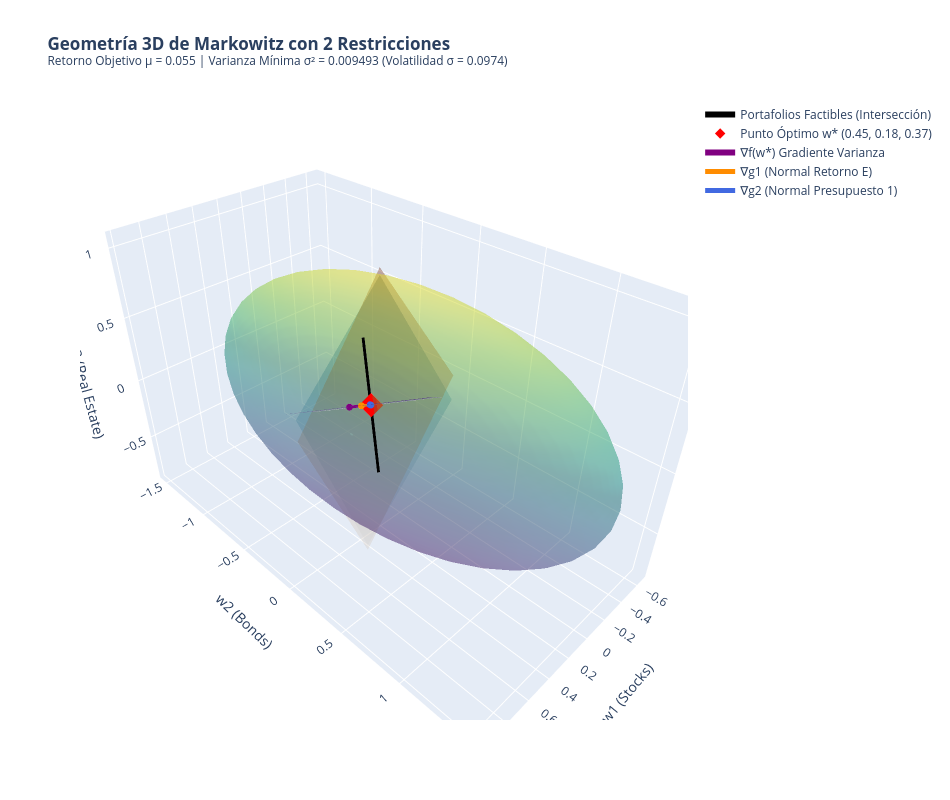

This figure's notebook cell:
### Code cell
# ---------------------------------------------------------
# 3. Gráfica interactiva Plotly
# ---------------------------------------------------------
fig = go.Figure()

# Superficie 1: Plano de Presupuesto
fig.add_trace(go.Surface(
    x=w1_grid, y=w2_grid, z=W3_budget,
    colorscale='Blues', opacity=0.35, showscale=False,
    name='Plano Presupuesto (∑w = 1.0)'
))

# Superficie 2: Plano de Retorno (Incluye mu en la leyenda)
fig.add_trace(go.Surface(
    x=w1_grid, y=w2_grid, z=W3_return,
    colorscale='Oranges', opacity=0.35, showscale=False,
    name=f'Plano Retorno Objetivo (μ = {mu:.3f})'
))

# Superficie 3: Elipsoide de Varianza Mínima (Incluye var_opt en la leyenda)
fig.add_trace(go.Surface(
    x=ellipsoid[:, :, 0], y=ellipsoid[:, :, 1], z=ellipsoid[:, :, 2],
    colorscale='Viridis', opacity=0.3, showscale=False,
    name=f'Elipsoide Nivel Varianza (σ² = {var_opt:.6f})'
))

# Superficie 4: Plano Normal Cuadrado Equilibrado
fig.add_trace(go.Surface(
    x=X_span, y=Y_span, z=Z_span,
    colorscale='Purples', opacity=0.45, showscale=False,
    name='Plano Generado por ∇g1 y ∇g2'
))

# Recta de intersección de las restricciones
fig.add_trace(go.Scatter3d(
    x=line_pts[0], y=line_pts[1], z=line_pts[2],
    mode='lines', line=dict(color='black', width=6),
    name='Portafolios Factibles (Intersección)'
))

# Punto Óptimo w*
fig.add_trace(go.Scatter3d(
    x=[w_opt[0]], y=[w_opt[1]], z=[w_opt[2]],
    mode='markers', marker=dict(size=8, color='red', symbol='diamond'),
    name=f'Punto Óptimo w* ({w_opt[0]:.2f}, {w_opt[1]:.2f}, {w_opt[2]:.2f})'
))

# Normalización visible de los 3 gradientes originales a una longitud fija
arrow_len = 0.25
n_grad_f = (grad_f / np.linalg.norm(grad_f)) * arrow_len
n_grad_g1 = (grad_g1 / np.linalg.norm(grad_g1)) * arrow_len
n_grad_g2 = (grad_g2 / np.linalg.norm(grad_g2)) * arrow_len

# Vector Gradiente de f
fig.add_trace(go.Scatter3d(
    x=[w_opt[0], w_opt[0] + n_grad_f[0]],
    y=[w_opt[1], w_opt[1] + n_grad_f[1]],
    z=[w_opt[2], w_opt[2] + n_grad_f[2]],
    mode='lines+markers', line=dict(color='purple', width=6),
    marker=dict(size=4),
    name='∇f(w*) Gradiente Varianza'
))

# Vector Gradiente de g1 (Retorno)
fig.add_trace(go.Scatter3d(
    x=[w_opt[0], w_opt[0] + n_grad_g1[0]],
    y=[w_opt[1], w_opt[1] + n_grad_g1[1]],
    z=[w_opt[2], w_opt[2] + n_grad_g1[2]],
    mode='lines+markers', line=dict(color='darkorange', width=5),
    marker=dict(size=4),
    name='∇g1 (Normal Retorno E)'
))

# Vector Gradiente de g2 (Presupuesto)
fig.add_trace(go.Scatter3d(
    x=[w_opt[0], w_opt[0] + n_grad_g2[0]],
    y=[w_opt[1], w_opt[1] + n_grad_g2[1]],
    z=[w_opt[2], w_opt[2] + n_grad_g2[2]],
    mode='lines+markers', line=dict(color='royalblue', width=5),
    marker=dict(size=4),
    name='∇g2 (Normal Presupuesto 1)'
))

# Configuración de layout con información explicativa en el título
fig.update_layout(
    title=f'<b>Geometría 3D de Markowitz con 2 Restricciones</b><br>'
          f'<sup>Retorno Objetivo μ = {mu:.3f} | Varianza Mínima σ² = {var_opt:.6f} (Volatilidad σ = {np.sqrt(var_opt):.4f})</sup>',
    scene=dict(
        xaxis_title='w1 (Stocks)',
        yaxis_title='w2 (Bonds)',
        zaxis_title='w3 (Real Estate)',
        aspectmode='data'
    ),
    width=950,
    height=800
)

fig.show()

### Figure 1 — Plotly figure (JSON) as saved in the notebook; plotly's stock layout.template omitted (floating-point values rounded to 4 significant figures; data arrays with more than 128 entries replaced by an {"elided": "..."} marker saying what was removed)
{"data": [{"colorscale": [[0, "rgb(247,251,255)"], [0.125, "rgb(222,235,247)"], [0.25, "rgb(198,219,239)"], [0.375, "rgb(158,202,225)"], [0.5, "rgb(107,174,214)"], [0.625, "rgb(66,146,198)"], [0.75, "rgb(33,113,181)"], [0.875, "rgb(8,81,156)"], [1, "rgb(8,48,107)"]], "name": "Plano Presupuesto (∑w = 1.0)", "opacity": 0.35, "showscale": false, "type": "surface", "x": {"elided": "30x30 float values"}, "y": {"elided": "30x30 float values"}, "z": {"elided": "30x30 float values"}}, {"colorscale": [[0, "rgb(255,245,235)"], [0.125, "rgb(254,230,206)"], [0.25, "rgb(253,208,162)"], [0.375, "rgb(253,174,107)"], [0.5, "rgb(253,141,60)"], [0.625, "rgb(241,105,19)"], [0.75, "rgb(217,72,1)"], [0.875, "rgb(166,54,3)"], [1, "rgb(127,39,4)"]], "name": "Plano Retorno Objetivo (μ = 0.055)", "opacity": 0.35, "showscale": false, "type": "surface", "x": {"elided": "30x30 float values"}, "y": {"elided": "30x30 float values"}, "z": {"elided": "30x30 float values"}}, {"colorscale": [[0, "#440154"], [0.1111, "#482878"], [0.2222, "#3e4989"], [0.3333, "#31688e"], [0.4444, "#26828e"], [0.5556, "#1f9e89"], [0.6667, "#35b779"], [0.7778, "#6ece58"], [0.8889, "#b5de2b"], [1, "#fde725"]], "name": "Elipsoide Nivel Varianza (σ² = 0.009493)", "opacity": 0.3, "showscale": false, "type": "surface", "x": {"elided": "40x40 float values"}, "y": {"elided": "40x40 float values"}, "z": {"elided": "40x40 float values"}}, {"colorscale": [[0, "rgb(252,251,253)"], [0.125, "rgb(239,237,245)"], [0.25, "rgb(218,218,235)"], [0.375, "rgb(188,189,220)"], [0.5, "rgb(158,154,200)"], [0.625, "rgb(128,125,186)"], [0.75, "rgb(106,81,163)"], [0.875, "rgb(84,39,143)"], [1, "rgb(63,0,125)"]], "name": "Plano Generado por ∇g1 y ∇g2", "opacity": 0.45, "showscale": false, "type": "surface", "x": {"elided": "20x20 float values"}, "y": {"elided": "20x20 float values"}, "z": {"elided": "20x20 float values"}}, {"line": {"color": "black", "width": 6}, "mode": "lines", "name": "Portafolios Factibles (Intersección)", "type": "scatter3d", "x": [0.3205, 0.3231, 0.3258, 0.3284, 0.331, 0.3336, 0.3363, 0.3389, 0.3415, 0.3441, 0.3467, 0.3494, 0.352, 0.3546, 0.3572, 0.3598, 0.3625, 0.3651, 0.3677, 0.3703, 0.373, 0.3756, 0.3782, 0.3808, 0.3834, 0.3861, 0.3887, 0.3913, 0.3939, 0.3966, 0.3992, 0.4018, 0.4044, 0.407, 0.4097, 0.4123, 0.4149, 0.4175, 0.4201, 0.4228, 0.4254, 0.428, 0.4306, 0.4333, 0.4359, 0.4385, 0.4411, 0.4437, 0.4464, 0.449, 0.4516, 0.4542, 0.4569, 0.4595, 0.4621, 0.4647, 0.4673, 0.47, 0.4726, 0.4752, 0.4778, 0.4804, 0.4831, 0.4857, 0.4883, 0.4909, 0.4936, 0.4962, 0.4988, 0.5014, 0.504, 0.5067, 0.5093, 0.5119, 0.5145, 0.5172, 0.5198, 0.5224, 0.525, 0.5276, 0.5303, 0.5329, 0.5355, 0.5381, 0.5407, 0.5434, 0.546, 0.5486, 0.5512, 0.5539, 0.5565, 0.5591, 0.5617, 0.5643, 0.567, 0.5696, 0.5722, 0.5748, 0.5775, 0.5801], "y": [-0.01922, -0.01529, -0.01135, -0.007421, -0.003488, 0.0004443, 0.004377, 0.00831, 0.01224, 0.01617, 0.02011, 0.02404, 0.02797, 0.03191, 0.03584, 0.03977, 0.0437, 0.04764, 0.05157, 0.0555, 0.05943, 0.06337, 0.0673, 0.07123, 0.07516, 0.0791, 0.08303, 0.08696, 0.0909, 0.09483, 0.09876, 0.1027, 0.1066, 0.1106, 0.1145, 0.1184, 0.1224, 0.1263, 0.1302, 0.1342, 0.1381, 0.142, 0.146, 0.1499, 0.1538, 0.1577, 0.1617, 0.1656, 0.1695, 0.1735, 0.1774, 0.1813, 0.1853, 0.1892, 0.1931, 0.1971, 0.201, 0.2049, 0.2089, 0.2128, 0.2167, 0.2207, 0.2246, 0.2285, 0.2325, 0.2364, 0.2403, 0.2443, 0.2482, 0.2521, 0.2561, 0.26, 0.2639, 0.2679, 0.2718, 0.2757, 0.2797, 0.2836, 0.2875, 0.2915, 0.2954, 0.2993, 0.3033, 0.3072, 0.3111, 0.3151, 0.319, 0.3229, 0.3269, 0.3308, 0.3347, 0.3387, 0.3426, 0.3465, 0.3504, 0.3544, 0.3583, 0.3622, 0.3662, 0.3701], "z": [0.6987, 0.6921, 0.6856, 0.679, 0.6725, 0.6659, 0.6594, 0.6528, 0.6463, 0.6397, 0.6332, 0.6266, 0.62, 0.6135, 0.6069, 0.6004, 0.5938, 0.5873, 0.5807, 0.5742, 0.5676, 0.5611, 0.5545, 0.5479, 0.5414, 0.5348, 0.5283, 0.5217, 0.5152, 0.5086, 0.5021, 0.4955, 0.489, 0.4824, 0.4758, 0.4693, 0.4627, 0.4562, 0.4496, 0.4431, 0.4365, 0.43, 0.4234, 0.4169, 0.4103, 0.4038, 0.3972, 0.3906, 0.3841, 0.3775, 0.371, 0.3644, 0.3579, 0.3513, 0.3448, 0.3382, 0.3317, 0.3251, 0.3185, 0.312, 0.3054, 0.2989, 0.2923, 0.2858, 0.2792, 0.2727, 0.2661, 0.2596, 0.253, 0.2464, 0.2399, 0.2333, 0.2268, 0.2202, 0.2137, 0.2071, 0.2006, 0.194, 0.1875, 0.1809, 0.1743, 0.1678, 0.1612, 0.1547, 0.1481, 0.1416, 0.135, 0.1285, 0.1219, 0.1154, 0.1088, 0.1022, 0.09569, 0.08914, 0.08258, 0.07603, 0.06948, 0.06292, 0.05637, 0.04981]}, {"marker": {"color": "red", "size": 8, "symbol": "diamond"}, "mode": "markers", "name": "Punto Óptimo w* (0.45, 0.18, 0.37)", "type": "scatter3d", "x": [0.4503], "y": [0.1754], "z": [0.3743]}, {"line": {"color": "purple", "width": 6}, "marker": {"size": 4}, "mode": "lines+markers", "name": "∇f(w*) Gradiente Varianza", "type": "scatter3d", "x": [0.4503, 0.6653], "y": [0.1754, 0.2267], "z": [0.3743, 0.491]}, {"line": {"color": "darkorange", "width": 5}, "marker": {"size": 4}, "mode": "lines+markers", "name": "∇g1 (Normal Retorno E)", "type": "scatter3d", "x": [0.4503, 0.6284], "y": [0.1754, 0.285], "z": [0.3743, 0.5113]}, {"line": {"color": "royalblue", "width": 5}, "marker": {"size": 4}, "mode": "lines+markers", "name": "∇g2 (Normal Presupuesto 1)", "type": "scatter3d", "x": [0.4503, 0.5946], "y": [0.1754, 0.3198], "z": [0.3743, 0.5186]}], "layout": {"height": 800, "scene": {"aspectmode": "data", "xaxis": {"title": {"text": "w1 (Stocks)"}}, "yaxis": {"title": {"text": "w2 (Bonds)"}}, "zaxis": {"title": {"text": "w3 (Real Estate)"}}}, "title": {"text": "<b>Geometría 3D de Markowitz con 2 Restricciones</b><br><sup>Retorno Objetivo μ = 0.055 | Varianza Mínima σ² = 0.009493 (Volatilidad σ = 0.0974)</sup>"}, "width": 950}}
